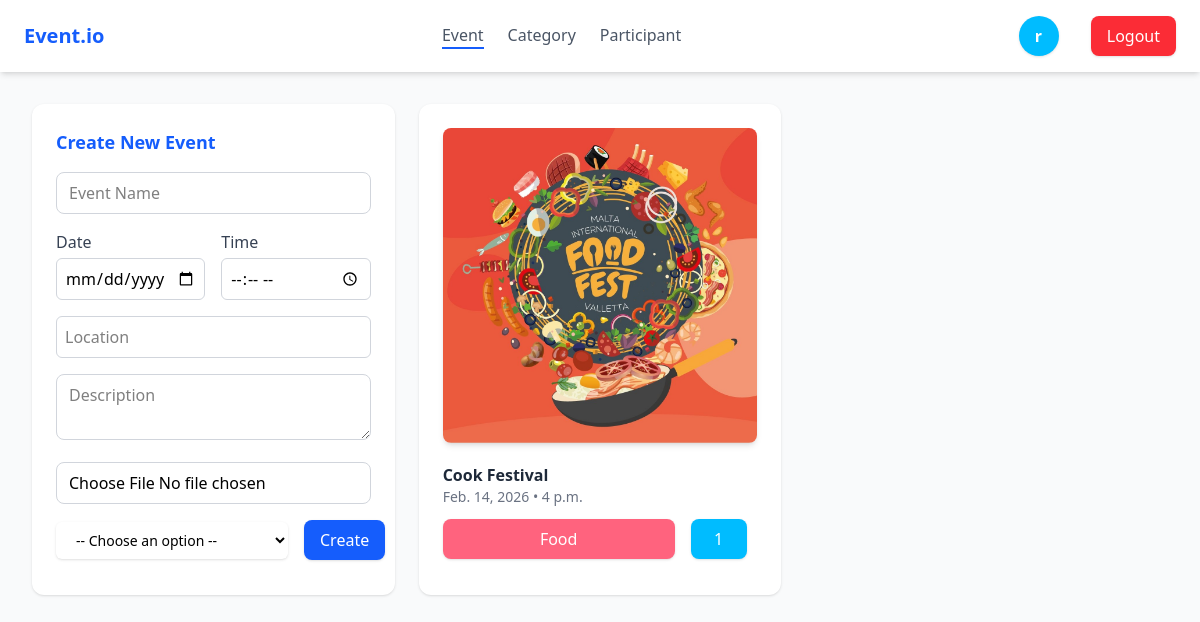
/event/create/ (signed in), run on the app's committed database.
### users/models.py (models this page shows, shortened)
class CustomUser(AbstractUser):
    profile_image = models.ImageField(
        upload_to="profile_images",
        blank=True,
        null=True,
        default="profile_images/profile.jpg"
    )
    bio = models.TextField(blank=True, null=True)

### events/models.py (models this page shows, shortened)
class Event(models.Model):
    name = models.CharField(max_length=200)
    description = models.TextField()
    date = models.DateField()
    time = models.TimeField()
    location = models.CharField(max_length=250)
    image = models.ImageField(upload_to="event_images", blank=True, null=True, default="event_images/event.png")
    category = models.ForeignKey(Category, on_delete=models.CASCADE, related_name="events")
    participants = models.ManyToManyField(User, related_name="attanded_events", blank=True)

class Category(models.Model):
    name = models.CharField(max_length=200)
    description = models.TextField(blank=True)
    def __str__(self):
        return self.name

### events/views.py (the view, shortened to what this page needs)
# urls.py: path("event/create/", views.CreateEventView.as_view(), name="event-create"),
class CreateEventView(LoginRequiredMixin, View):
    events = Event.objects.prefetch_related("participants")
    categorys = Category.objects.all()
    form = EventMForm()
    context = {
        "events": events,
        "categorys": categorys,
        "active_tab": "event",
        "form": form,
    }
    def _has_permission(self, user):
        return is_admin(user) or is_organizer(user)
    def dispatch(self, request, *args, **kwargs):
        if not self._has_permission(request.user):
            messages.error(request, "You do not have permission to access this page, Login first")
            return redirect("login")
        return super().dispatch(request, *args, **kwargs)
    def get(self, request):
        return render(request, "events/event.html", self.context)

### events/forms.py
class EventMForm(forms.ModelForm):
    class Meta:
        model = Event
        fields = ["name", "description", "date", "time", "location", "category", "image"]

### events/views.py (called while the page is built)
def is_admin(user):
    if user.is_authenticated:
        return user.is_superuser or user.groups.filter(name="Admin").exists()
    return False

### events/templates/events/event.html (shortened to what this page needs)
{% extends 'events/base.html' %}
{% load static %}
{% block content %}
    <div class="p-8">
        <div id="section-event" class="grid grid-cols-1 md:grid-cols-3 gap-6">
            <div class="bg-white p-6 rounded-xl shadow hover:shadow-lg transition">
                <h2 class="text-lg font-semibold mb-4 text-blue-600">Create New Event</h2>
                <form class="space-y-4" method="POST" enctype="multipart/form-data">
                    <input type="text" placeholder="Event Name" name="name"
                        class="w-full border border-gray-300 rounded-lg px-3 py-2 focus:ring-2 focus:ring-blue-500">
                    <div class="grid grid-cols-2 gap-4">
                        <div>
                            <label class="block text-gray-700" name="date">Date</label>
                            <input type="date" name="date" class="w-full mt-1 p-2 border border-gray-300 rounded-md">
                        </div>
                        <div>
                            <label class="block text-gray-700" name="time">Time</label>
                            <input type="time" name="time" class="w-full mt-1 p-2 border border-gray-300 rounded-md">
                        </div>
                    </div>
                    <input type="text" name="location" placeholder="Location"
                        class="w-full p-2 border border-gray-300 rounded-md">
                    <textarea placeholder="Description" name="description"
                        class="w-full border border-gray-300 rounded-lg px-3 py-2 focus:ring-2 focus:ring-blue-500"></textarea>
                    <input type="file" name="image" id="id_image" accept="image/*"
                        class="w-full border border-gray-300 rounded-lg px-3 py-2 focus:ring-2 focus:ring-blue-500">
                    <div class="grid grid-cols-4 gap-4 items-center">
                        <div class="col-span-3">
                            <select
                                name="category"
                                class="block w-full rounded-md border-gray-300 shadow-sm focus:border-indigo-500 focus:ring-indigo-500 sm:text-sm px-4 py-2">
                                <option value="">-- Choose an option --</option>
                            </select>
                        </div>
                        <div>
                            <button class="bg-blue-600 hover:bg-blue-700 text-white px-4 py-2 rounded-lg shadow">Create</button>
                        </div>
                    </div>
                </form>
            </div>
            {% for event in events %}
                <div class="bg-white p-6 rounded-xl shadow hover:shadow-lg transition relative group">
                    <img src="{{event.image.url}}" alt="Event Image" class="mb-5 rounded-lg shadow-md">
                    <h3 class="font-semibold text-gray-800"> {{event.name}} </h3>
                    <p class="text-sm text-gray-500"> {{event.date}} • {{event.time}} </p>
                    <div class="grid grid-cols-4 text-center gap-4 my-3">
                        <div class="col-span-3 bg-rose-400 text-white px-4 py-2 rounded-lg shadow">
                            {{event.category}}
                        </div>
                        <div class="bg-sky-400 text-white px-4 py-2 w-14 rounded-lg shadow">
                            {{event.participants.count}}
                        </div>
                    </div>
                </div>
            {% endfor %}
        </div>
    </div>
{% endblock content %}

### events/templates/events/base.html (shortened to what this page needs)
{% load static %}
<!DOCTYPE html>
<html lang="en">
<head>
    <link rel="stylesheet" href="{% static '/events/css/output.css' %}">
    <link href="{% static '/events/css/all.min.css' %}" rel="stylesheet">
</head>
<body class="bg-gray-50 font-sans">
    <nav class="bg-white shadow-md px-6 py-4 flex justify-between items-center">
        <div class="text-xl font-bold text-blue-600">Event.io</div>
        {% for g in request.user.groups.all %}
            {% if g.name == "Admin" or g.name == "Organizer" %}
                <div class="flex space-x-6">
                <a href="{% url 'event-create' %}">
                    <button id="btn-event"
                        class="tab-btn text-gray-600 hover:text-blue-600 font-medium {% if active_tab == 'event' %}border-b-2 border-blue-600{% endif %}">
                        Event
                    </button>
                </a>
                <a href="{% url 'category-create' %}">
                    <button id="btn-category"
                        class="tab-btn text-gray-600 hover:text-blue-600 font-medium {% if active_tab == 'category' %}border-b-2 border-blue-600{% endif %}">
                        Category
                    </button>
                </a>
            {% endif %}
            {% if g.name == "Admin" %}
                <a href="{% url 'participant-list' %}">
                    <button id="btn-category"
                        class="tab-btn text-gray-600 hover:text-blue-600 font-medium {% if active_tab == 'participant' %}border-b-2 border-blue-600{% endif %}">
                        Participant
                    </button>
                </a>
            {% endif %}
        </div>
        {% endfor %}
        <div class="flex items-center space-x-4 gap-4">
            {% if user.is_authenticated %}
            <a href="{% url 'profile' %}">
                <div class="bg-sky-400 text-white px-4 py-2 w-10 h-10 rounded-full shadow text-white font-bold">
                    {{ user.username|first }}
                </div>
            </a>
            <form method="POST" action="{% url 'logout' %}">
                <button type="submit" class="bg-red-500 hover:bg-red-600 text-white px-4 py-2 rounded-lg shadow">Logout</button>
            </form>
            {% else %}
            <a href="{% url 'login' %}" class="bg-blue-600 text-white px-4 py-2 rounded hover:bg-blue-700">Login</a>
            <a href="{% url 'logup' %}" class="bg-blue-600 text-white px-4 py-2 rounded hover:bg-blue-700">Sign Up</a>
            {% endif %}
        </div>
    </nav>
    {% block content %}{% endblock content %}
</body>
</html>

### data on the page
CustomUser: username|first "r"
Event: image (picture), name "Cook Festival", date "Feb. 14, 2026", time "4 p.m.", category "Food", participants.count "1"
